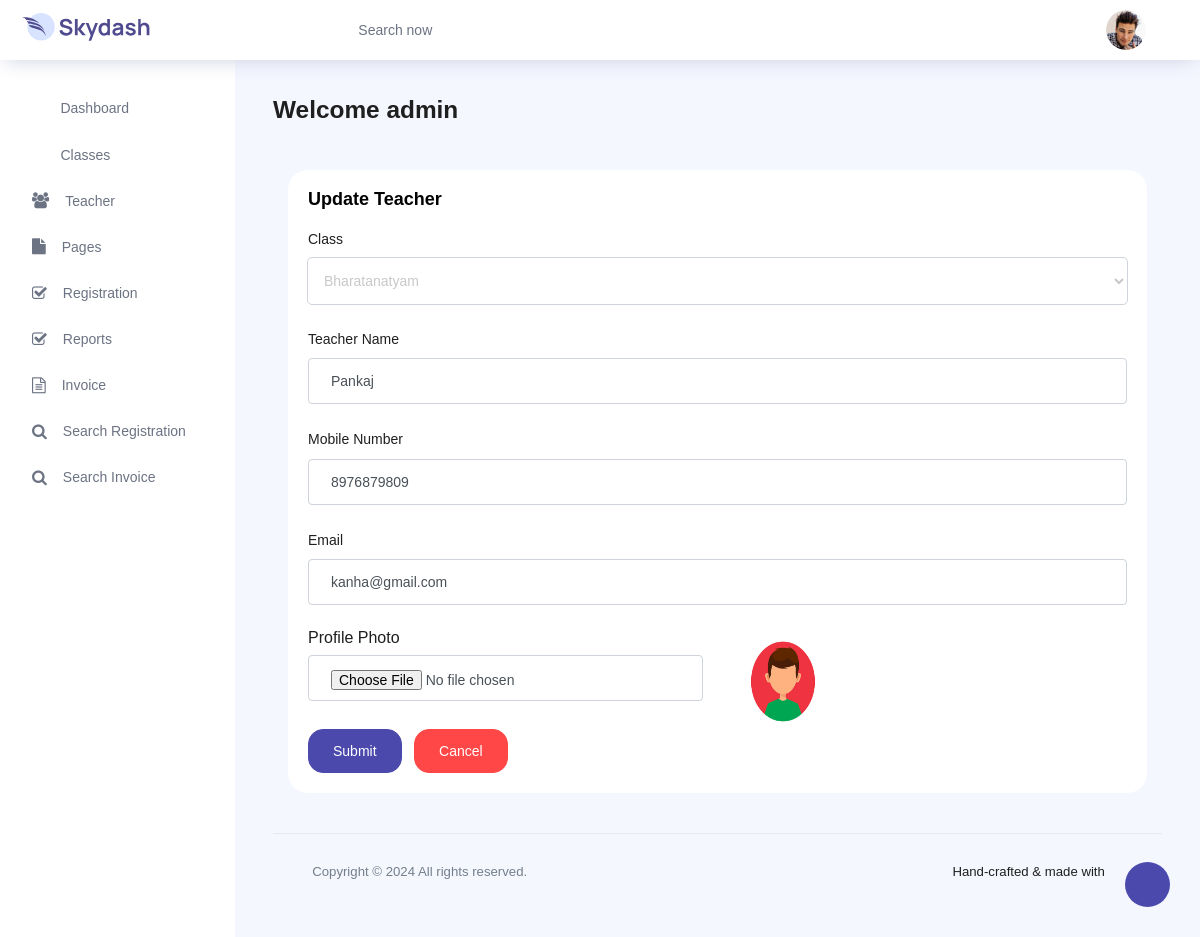
The app's page /edit_teacher/4 (signed in) with its own data.
### danceapp/models.py (models this page shows, shortened)
class Teacher(models.Model):
    classname = models.ForeignKey(Class, on_delete=models.CASCADE, null=True, blank=True)
    teachername = models.CharField(max_length=200, null=True, blank=True)
    teacherimage = models.FileField(max_length=200, null=True, blank=True)
    mobile = models.CharField(max_length=200, null=True, blank=True)
    email = models.CharField(max_length=200, null=True, blank=True)
    creationdate = models.DateTimeField(auto_now_add=True)

class Class(models.Model):
    classname = models.CharField(max_length=200, null=True, blank=True)
    image = models.FileField(max_length=200, null=True, blank=True)
    description = models.CharField(max_length=200, null=True, blank=True)
    cost = models.CharField(max_length=200, null=True, blank=True)
    creationdate = models.DateTimeField(auto_now_add=True)

### danceapp/views.py (the view, shortened to what this page needs)
# urls.py: path('edit_teacher/<int:pid>', add_teacher, name="edit_teacher"),
@login_required(login_url='/admin_login/')
def add_teacher(request, pid=None):
    teacher = None
    if pid:
        teacher = Teacher.objects.get(id=pid)
    myclass = Class.objects.all()
    return render(request, 'add_teacher.html', locals())

### danceapp/templates/add_teacher.html (shortened to what this page needs)
{% extends 'admin_index.html' %}
{% load static %}
{% block body %}
<div class="col-12 grid-margin stretch-card">
              <div class="card">
                <div class="card-body">
                  <h4 class="card-title">{% if pid %}Update{% else %}Add{% endif %} Teacher</h4>
{% if pid %}
                  <form action="" method="post" enctype="multipart/form-data">
                    <div class="form-group">
                      <label>Class</label>
                      <select class="form-control select2bs4" name="classname" style="width: 100%;" value="{{classname.classname}}">
                          {% for i in myclass %}
                          <option value="{{i.id}}" {% if i.id == teacher.classname.id %}selected{% endif %}>{{i.classname}}</option>
                          {% endfor %}
                      </select>
                    </div>
                    <div class="form-group">
                      <label>Teacher Name</label>
                        <input class="form-control select2bs4" name="teachername" style="width: 100%;" value="{{teacher.teachername}}">
                    </div>
                    <div class="form-group">
                      <label>Mobile Number</label>
                      <input type="number" class="form-control" name="mobile" value="{{teacher.mobile}}">
                    </div>
                    <div class="form-group">
                      <label>Email</label>
                      <input type="email" class="form-control" name="email" value="{{teacher.email}}">
                    </div>
                    <div class="row">
                    <div class="col-md-6">
                      <label class="form-label">Profile Photo</label>
                      <input type="file" class="form-control" id="exampleInputPassword" name="teacherimage">
                    </div>
                    <div class="col-md-6">
                      <img src="{{teacher.teacherimage.url}}" height="100" width="100">
                    </div>
                    </div>
                    <div>
                    <button type="submit" class="btn btn-primary mr-2">Submit</button>
                    <button class="btn btn-danger" type="reset">Cancel</button>
                    </div>
                  </form>
{% endif %}
                </div>
              </div>
            </div>
{% endblock %}

### danceapp/templates/admin_index.html (shortened to what this page needs)
<!DOCTYPE html>
{% load static %}
<html lang="en">
<head>
  <link rel="stylesheet" href="{% static 'vendors/feather/feather.css' %}">
  <link rel="stylesheet" href="{% static 'vendors/ti-icons/css/themify-icons.css' %}">
  <link rel="stylesheet" href="{% static 'vendors/css/vendor.bundle.base.css' %}">
  <link rel="stylesheet" href="{% static 'vendors/datatables.net-bs4/dataTables.bootstrap4.css' %}">
  <link rel="stylesheet" href="{% static 'vendors/ti-icons/css/themify-icons.css' %}">
  <link rel="stylesheet" type="text/css" href="{% static 'js/select.dataTables.min.css' %}">
  <link rel="stylesheet" href="{% static 'css/vertical-layout-light/style.css' %}">
<link rel="stylesheet" href="https://cdnjs.cloudflare.com/ajax/libs/font-awesome/4.7.0/css/font-awesome.min.css">
</head>
<body>
  <div class="container-scroller">
    <nav class="navbar col-lg-12 col-12 p-0 fixed-top d-flex flex-row">
      <div class="text-center navbar-brand-wrapper d-flex align-items-center justify-content-center">
        <a class="navbar-brand brand-logo mr-5" href="index.html"><img src="{% static 'images/logo.svg' %}" class="mr-2" alt="logo"/></a>
      </div>
      <div class="navbar-menu-wrapper d-flex align-items-center justify-content-end">
        <button class="navbar-toggler navbar-toggler align-self-center" type="button" data-toggle="minimize">
          <span class="icon-menu"></span>
        </button>
        <ul class="navbar-nav mr-lg-2">
          <li class="nav-item nav-search d-none d-lg-block">
            <div class="input-group">
              <div class="input-group-prepend hover-cursor" id="navbar-search-icon">
                <span class="input-group-text" id="search">
                  <i class="icon-search"></i>
                </span>
              </div>
              <input type="text" class="form-control" id="navbar-search-input" placeholder="Search now" aria-label="search" aria-describedby="search">
            </div>
          </li>
        </ul>
        <ul class="navbar-nav navbar-nav-right">
          <li class="nav-item dropdown">
            <a class="nav-link count-indicator dropdown-toggle" id="notificationDropdown" href="#" data-toggle="dropdown">
              <i style="color:blue" class="icon-bell mx-0"></i>
            </a>
          </li>
          <li class="nav-item nav-profile dropdown">
            <a class="nav-link dropdown-toggle" href="#" data-toggle="dropdown" id="profileDropdown">
              <img src="{% static 'images/faces/face28.jpg' %}" alt="profile"/>
            </a>
          </li>
        </ul>
      </div>
    </nav>
    <div class="container-fluid page-body-wrapper">
      <div class="theme-setting-wrapper">
        <div id="settings-trigger"><i class="ti-settings"></i></div>
      </div>
      <nav class="sidebar sidebar-offcanvas" id="sidebar">
        <ul class="nav">
          <li class="nav-item">
            <a class="nav-link" href="/dashboard/">
              <i class="icon-grid menu-icon"></i>
              <span class="menu-title">Dashboard</span>
            </a>
          </li>
          <li class="nav-item">
            <a class="nav-link" data-toggle="collapse" href="#ui-basic" aria-expanded="false" aria-controls="ui-basic">
              <i class="icon-layout menu-icon"></i>
              <span class="menu-title">Classes</span>
              <i class="menu-arrow"></i>
            </a>
          </li>
          <li class="nav-item">
            <a class="nav-link" data-toggle="collapse" href="#form-elements" aria-expanded="false" aria-controls="form-elements">
              <i class="fa fa-group menu-icon" style="font-size:16px"></i>
              <span class="menu-title">Teacher</span>
              <i class="menu-arrow"></i>
            </a>
          </li>
          <li class="nav-item">
            <a class="nav-link" data-toggle="collapse" href="#charts" aria-expanded="false" aria-controls="charts">
              <i class="fa fa-file menu-icon" aria-hidden="true"></i>
              <span class="menu-title">Pages</span>
              <i class="menu-arrow"></i>
            </a>
          </li>
          <li class="nav-item">
            <a class="nav-link" data-toggle="collapse" href="#tables" aria-expanded="false" aria-controls="tables">
              <i class="fa fa-check-square-o menu-icon" aria-hidden="true"></i>
              <span class="menu-title">Registration</span>
              <i class="menu-arrow"></i>
            </a>
          </li>
          <li class="nav-item">
            <a class="nav-link" data-toggle="collapse" href="#icons" aria-expanded="false" aria-controls="icons">
              <i class="fa fa-check-square-o menu-icon" aria-hidden="true"></i>
              <span class="menu-title">Reports</span>
              <i class="menu-arrow"></i>
            </a>
          </li>
          <li class="nav-item">
            <a class="nav-link" href="/invoice/">
              <i class="fa fa-file-text-o menu-icon" aria-hidden="true"></i>
              <span class="menu-title">Invoice</span>
            </a>
          </li>
          <li class="nav-item">
            <a class="nav-link" href="/search_registration/">
              <i class="fa fa-search menu-icon" aria-hidden="true"></i>
              <span class="menu-title">Search Registration</span>
            </a>
          </li>
          <li class="nav-item">
            <a class="nav-link" href="/search_invoice/">
              <i class="fa fa-search menu-icon" aria-hidden="true"></i>
              <span class="menu-title">Search Invoice</span>
            </a>
          </li>
        </ul>
      </nav>
      <div class="main-panel">
        <div class="content-wrapper">
          <div class="row">
            <div class="col-md-12 grid-margin">
              <div class="row">
                <div class="col-12 col-xl-8 mb-4 mb-xl-0">
                  <h3 class="font-weight-bold">Welcome {{request.user.username}}</h3>
                </div>
                <div class="col-12 col-xl-4">
                </div>
              </div>
            </div>
          </div>
        {% block body %}
        {% endblock %}
        <footer class="footer">
          <div class="d-sm-flex justify-content-center justify-content-sm-between">
            <span class="text-muted text-center text-sm-left d-block d-sm-inline-block">Copyright © <script>document.write(new Date().getFullYear())</script> All rights reserved.</span>
            <span class="float-none float-sm-right d-block mt-1 mt-sm-0 text-center">Hand-crafted & made with <i class="ti-heart text-danger ml-1"></i></span>
          </div>
        </footer>
      </div>
    </div>
  </div>
  </div>
</body>
</html>

### records on screen
Teacher: classname "Bharatanatyam", teachername "Pankaj", mobile "8976879809", email "kanha@gmail.com", teacherimage (picture)

### other values on screen
{{ request.user.username }} "admin"
